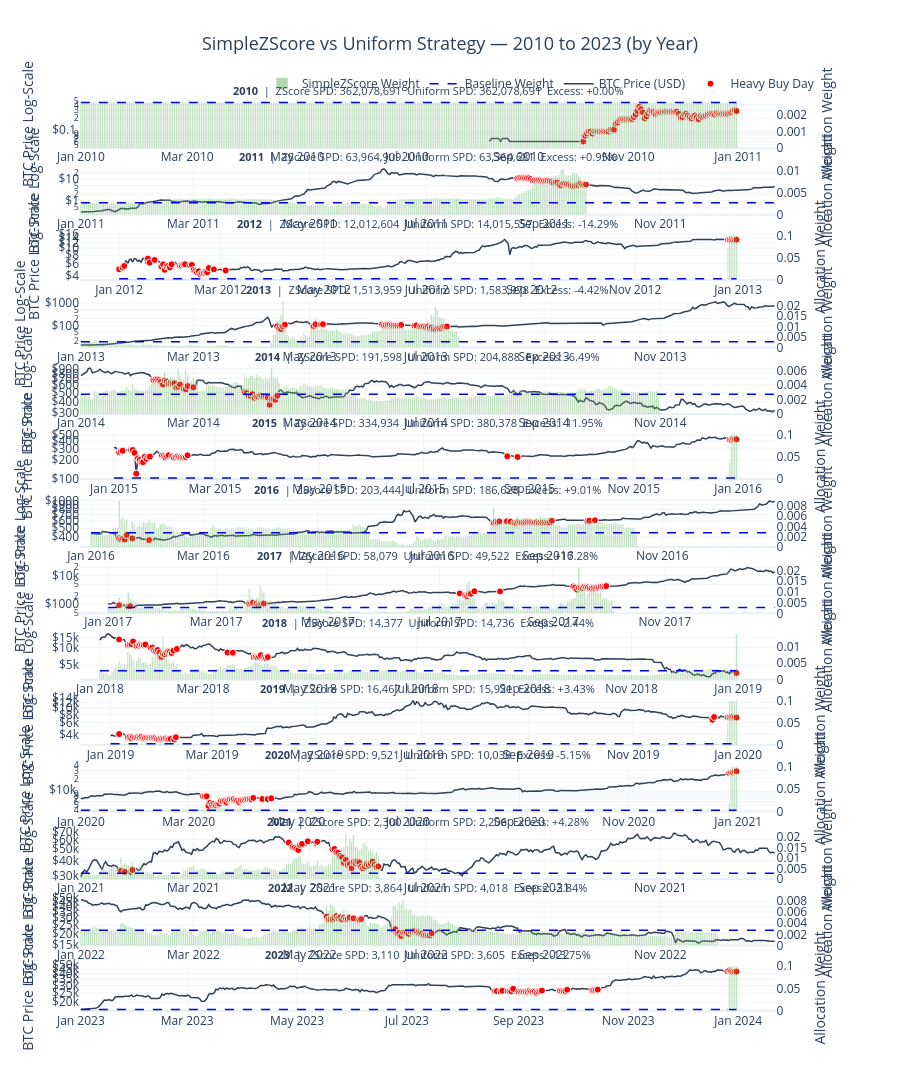

The code cell stored with this chart in its notebook:
### Markdown cell above
## 2. Year-by-Year Analysis: 2010–2023

Each year is run as an independent 365-day strategy window.  Heavy buy days
(top 10% of weights within each year) are marked as red circles.

The SPD summary table is displayed below the chart.

### Code cell
YEARS = range(2010, 2024)
year_data = []  # list of (year, pandas DataFrame)

for year in YEARS:
    yr_start = f"{year}-01-01"
    yr_end   = f"{year}-12-31"
    config   = ExportConfig(range_start=yr_start, range_end=yr_end)

    zscore_dd  = _dedup(runner.export(SimpleZScoreStrategy(), config, btc_df=btc_df), "zscore_weight")
    uniform_dd = (
        _dedup(runner.export(UniformStrategy(), config, btc_df=btc_df), "uniform_weight")
        .select(["date", "uniform_weight"])
    )

    merged_yr = zscore_dd.join(uniform_dd, on="date", how="inner")
    merged_yr = merged_yr.with_columns((1e8 / pl.col("price_usd")).alias("sats_per_dollar"))
    merged_yr = merged_yr.join(features_df, on="date", how="left")

    threshold = merged_yr["zscore_weight"].quantile(0.90)
    merged_yr = merged_yr.with_columns(
        (pl.col("zscore_weight") >= threshold).alias("heavy_buy")
    )
    year_data.append((year, merged_yr.to_pandas()))

# Build faceted figure
spd_rows = []
n_years  = len(year_data)

fig = make_subplots(
    rows=n_years, cols=1,
    specs=[[{"secondary_y": True}] for _ in range(n_years)],
    shared_xaxes=False,
    vertical_spacing=0.02,
    subplot_titles=[str(y) for y, _ in year_data],
)

for i, (year, yr_df) in enumerate(year_data, start=1):
    heavy     = yr_df[yr_df["heavy_buy"]]
    yz_spd    = (yr_df["zscore_weight"]  * yr_df["sats_per_dollar"]).sum() / yr_df["zscore_weight"].sum()
    yu_spd    = (yr_df["uniform_weight"] * yr_df["sats_per_dollar"]).sum() / yr_df["uniform_weight"].sum()
    yr_excess = (yz_spd - yu_spd) / yu_spd * 100

    spd_rows.append({
        "year":        year,
        "uniform_spd": round(float(yu_spd)),
        "zscore_spd":  round(float(yz_spd)),
        "excess_pct":  round(float(yr_excess), 2),
    })

    fig.layout.annotations[i - 1].update(
        text=(
            f"<b>{year}</b>  |  ZScore SPD: {yz_spd:,.0f}  "
            f"Uniform SPD: {yu_spd:,.0f}  Excess: {yr_excess:+.2f}%"
        ),
        font=dict(size=11),
    )

    show_legend = (i == 1)

    # SimpleZScore weight bars (right axis)
    fig.add_trace(
        go.Bar(
            x=yr_df["date"], y=yr_df["zscore_weight"],
            name="SimpleZScore Weight",
            marker_color="green", opacity=0.3,
            hovertemplate="Weight: %{y:.7f}<extra></extra>",
            showlegend=show_legend, legendgroup="zscore",
        ),
        row=i, col=1, secondary_y=True,
    )

    # Baseline weight line (right axis)
    fig.add_trace(
        go.Scatter(
            x=yr_df["date"], y=yr_df["uniform_weight"],
            name="Baseline Weight",
            line=dict(color="blue", dash="dash", width=1.5),
            showlegend=show_legend, legendgroup="baseline",
        ),
        row=i, col=1, secondary_y=True,
    )

    # BTC price line (left axis)
    fig.add_trace(
        go.Scatter(
            x=yr_df["date"], y=yr_df["price_usd"],
            name="BTC Price (USD)",
            line=dict(color="#334155", width=1.5),
            showlegend=show_legend, legendgroup="price",
        ),
        row=i, col=1, secondary_y=False,
    )

    # Heavy buy markers (left axis)
    fig.add_trace(
        go.Scatter(
            x=heavy["date"], y=heavy["price_usd"],
            mode="markers", name="Heavy Buy Day",
            marker=dict(color="red", size=7, line=dict(color="white", width=1)),
            customdata=heavy[["zscore_weight", "mvrv_zscore"]].values,
            hovertemplate="Weight: %{customdata[0]:.7f}<br>MVRV Z: %{customdata[1]:.2f}<extra></extra>",
            showlegend=show_legend, legendgroup="heavy",
        ),
        row=i, col=1, secondary_y=False,
    )

    fig.update_yaxes(
        title_text="BTC Price Log-Scale", type="log", tickprefix="$",
        showgrid=True, gridcolor="#f1f5f9", row=i, col=1, secondary_y=False,
    )
    fig.update_yaxes(title_text="Allocation Weight", showgrid=False, row=i, col=1, secondary_y=True)
    fig.update_xaxes(showgrid=True, gridcolor="#f1f5f9", row=i, col=1)

fig.update_layout(
    title=dict(
        text="SimpleZScore vs Uniform Strategy — 2010 to 2023 (by Year)",
        x=0.5, font=dict(size=18),
    ),
    template="plotly_white",
    hovermode="x unified",
    height=400 * n_years,
    legend=dict(orientation="h", yanchor="bottom", y=1.002, xanchor="right", x=1),
)

fig.show()

# SPD Summary Table
spd_summary = pl.DataFrame(spd_rows).rename({
    "year":        "Year",
    "uniform_spd": "Uniform SPD (sats/$)",
    "zscore_spd":  "SimpleZScore SPD (sats/$)",
    "excess_pct":  "SimpleZScore vs Uniform Excess (%)",
})
spd_summary
